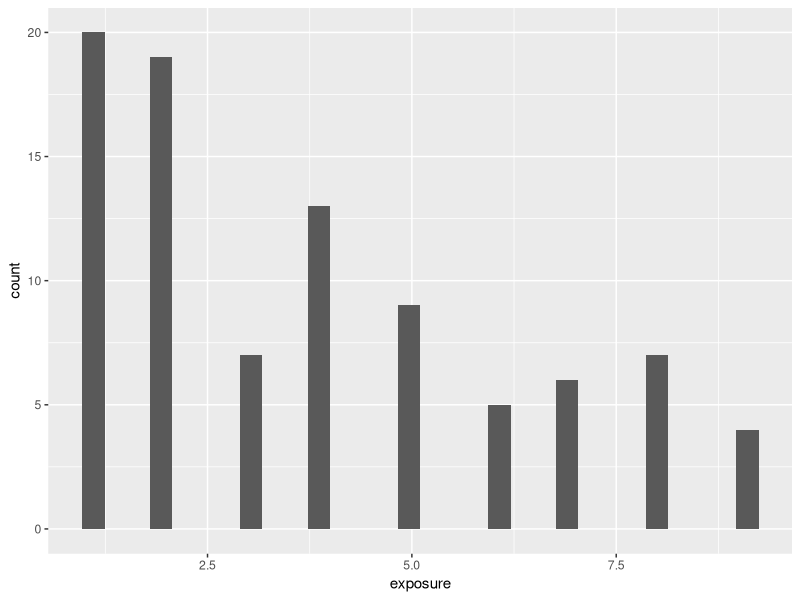
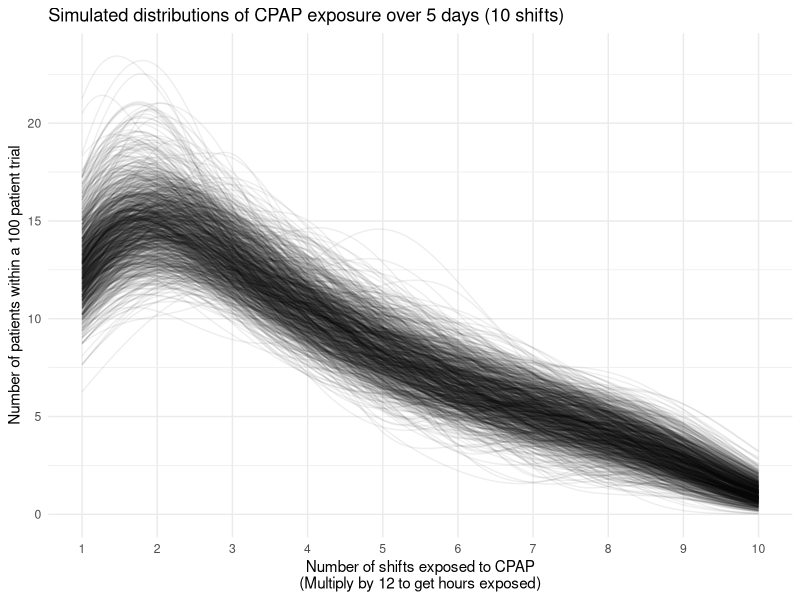

These figures' R source, in order:
# Steve Harris
# 2020-05-04
library(tidyverse)
library(data.table)

# What is the duration of exposure to CPAP

coin_prob <- 0.20
patients <- 1e2
shifts <- 9 # 5 days when assume that all patients remain on CPAP at the final point
simulations <- 1e3

cpap_duration <- function(patients, shifts, coin_prob) {
  # simulate the coin toss
  dd <- t(replicate(patients, rbinom(shifts,1,coin_prob)))
  # identify the first time the coin is '1' (i.e. IMV)
  exposure <- apply(dd, 1, match, x=1)
  return(exposure)
}


# single trial
exposure <- cpap_duration(patients, shifts, coin_prob = coin_prob )
df <- data.frame(patients,exposure)
ggplot(data=df, aes(x=exposure)) + geom_histogram()

# multiple trials
dt <- data.table(t(replicate(simulations, 
          cpap_duration(patients, shifts, coin_prob = coin_prob))))
dt[, sim :=  1:simulations]
dt_long <- melt.data.table(dt, id.vars = "sim")

ggplot(dt_long, aes(x=value, after_stat(count), group=sim)) + 
  geom_density(colour="#00000011", 
               alpha=1/1e3, # forces alphas for a line
               na.rm=TRUE,  # include rows with missing values in density
               adjust=1.2   # adjust bandwidth to smooth better
               ) + 
  ylab("Number of patients within a 100 patient trial") +
  xlab("Number of shifts exposed to CPAP\n(Multiply by 12 to get hours exposed)") +
  scale_x_continuous(limits=c(1,10), breaks=1:10, minor_breaks = NULL) +
  ggtitle("Simulated distributions of CPAP exposure over 5 days (10 shifts)") +
  theme_minimal()

# median number of shifts (or CPAP exposure)
summary(apply(dt, 1, median, na.rm=TRUE))

summary(apply(dt, 1, quantile, probs=c(0.25), na.rm=TRUE))
summary(apply(dt, 1, quantile, probs=c(0.75), na.rm=TRUE))

